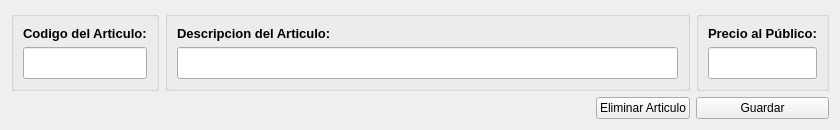
<?xml version="1.0" encoding="UTF-8"?>
<ui version="4.0">
 <class>Form</class>
 <widget class="QWidget" name="Form">
  <property name="geometry">
   <rect>
    <x>0</x>
    <y>0</y>
    <width>840</width>
    <height>130</height>
   </rect>
  </property>
  <property name="minimumSize">
   <size>
    <width>840</width>
    <height>130</height>
   </size>
  </property>
  <property name="maximumSize">
   <size>
    <width>840</width>
    <height>130</height>
   </size>
  </property>
  <property name="windowTitle">
   <string>Form</string>
  </property>
  <layout class="QGridLayout" name="gridLayout_4" columnstretch="10,80,15,10">
   <item row="0" column="3">
    <widget class="QGroupBox" name="groupBox_3">
     <property name="title">
      <string/>
     </property>
     <layout class="QGridLayout" name="gridLayout_3">
      <item row="1" column="1">
       <widget class="QLineEdit" name="lineEdit_2">
        <property name="sizePolicy">
         <sizepolicy hsizetype="Expanding" vsizetype="Expanding">
          <horstretch>0</horstretch>
          <verstretch>0</verstretch>
         </sizepolicy>
        </property>
        <property name="font">
         <font>
          <pointsize>18</pointsize>
         </font>
        </property>
       </widget>
      </item>
      <item row="0" column="1">
       <widget class="QLabel" name="label_3">
        <property name="font">
         <font>
          <pointsize>10</pointsize>
          <weight>75</weight>
          <bold>true</bold>
         </font>
        </property>
        <property name="text">
         <string>Precio al Público:</string>
        </property>
       </widget>
      </item>
     </layout>
    </widget>
   </item>
   <item row="0" column="0">
    <widget class="QGroupBox" name="groupBox">
     <property name="title">
      <string/>
     </property>
     <layout class="QGridLayout" name="gridLayout">
      <item row="1" column="1">
       <widget class="QLineEdit" name="lineEdit">
        <property name="sizePolicy">
         <sizepolicy hsizetype="Expanding" vsizetype="Expanding">
          <horstretch>0</horstretch>
          <verstretch>0</verstretch>
         </sizepolicy>
        </property>
        <property name="font">
         <font>
          <pointsize>18</pointsize>
         </font>
        </property>
       </widget>
      </item>
      <item row="0" column="1">
       <widget class="QLabel" name="label">
        <property name="font">
         <font>
          <pointsize>10</pointsize>
          <weight>75</weight>
          <bold>true</bold>
         </font>
        </property>
        <property name="text">
         <string>Codigo del Articulo:</string>
        </property>
       </widget>
      </item>
     </layout>
    </widget>
   </item>
   <item row="1" column="3">
    <widget class="QPushButton" name="pushButton">
     <property name="sizePolicy">
      <sizepolicy hsizetype="Minimum" vsizetype="Expanding">
       <horstretch>0</horstretch>
       <verstretch>0</verstretch>
      </sizepolicy>
     </property>
     <property name="text">
      <string>Guardar</string>
     </property>
    </widget>
   </item>
   <item row="1" column="2">
    <widget class="QPushButton" name="pushButton_2">
     <property name="sizePolicy">
      <sizepolicy hsizetype="Expanding" vsizetype="Expanding">
       <horstretch>0</horstretch>
       <verstretch>0</verstretch>
      </sizepolicy>
     </property>
     <property name="text">
      <string>Eliminar Articulo</string>
     </property>
    </widget>
   </item>
   <item row="0" column="1" colspan="2">
    <widget class="QGroupBox" name="groupBox_2">
     <property name="title">
      <string/>
     </property>
     <layout class="QGridLayout" name="gridLayout_2">
      <item row="0" column="0">
       <widget class="QLabel" name="label_2">
        <property name="font">
         <font>
          <pointsize>10</pointsize>
          <weight>75</weight>
          <bold>true</bold>
         </font>
        </property>
        <property name="text">
         <string>Descripcion del Articulo:</string>
        </property>
       </widget>
      </item>
      <item row="1" column="0">
       <widget class="QLineEdit" name="lineEdit_3">
        <property name="sizePolicy">
         <sizepolicy hsizetype="Expanding" vsizetype="Expanding">
          <horstretch>0</horstretch>
          <verstretch>0</verstretch>
         </sizepolicy>
        </property>
        <property name="font">
         <font>
          <pointsize>18</pointsize>
         </font>
        </property>
       </widget>
      </item>
     </layout>
    </widget>
   </item>
   <item row="1" column="0" colspan="2">
    <spacer name="horizontalSpacer">
     <property name="orientation">
      <enum>Qt::Horizontal</enum>
     </property>
     <property name="sizeHint" stdset="0">
      <size>
       <width>40</width>
       <height>20</height>
      </size>
     </property>
    </spacer>
   </item>
  </layout>
 </widget>
 <resources/>
 <connections/>
</ui>
